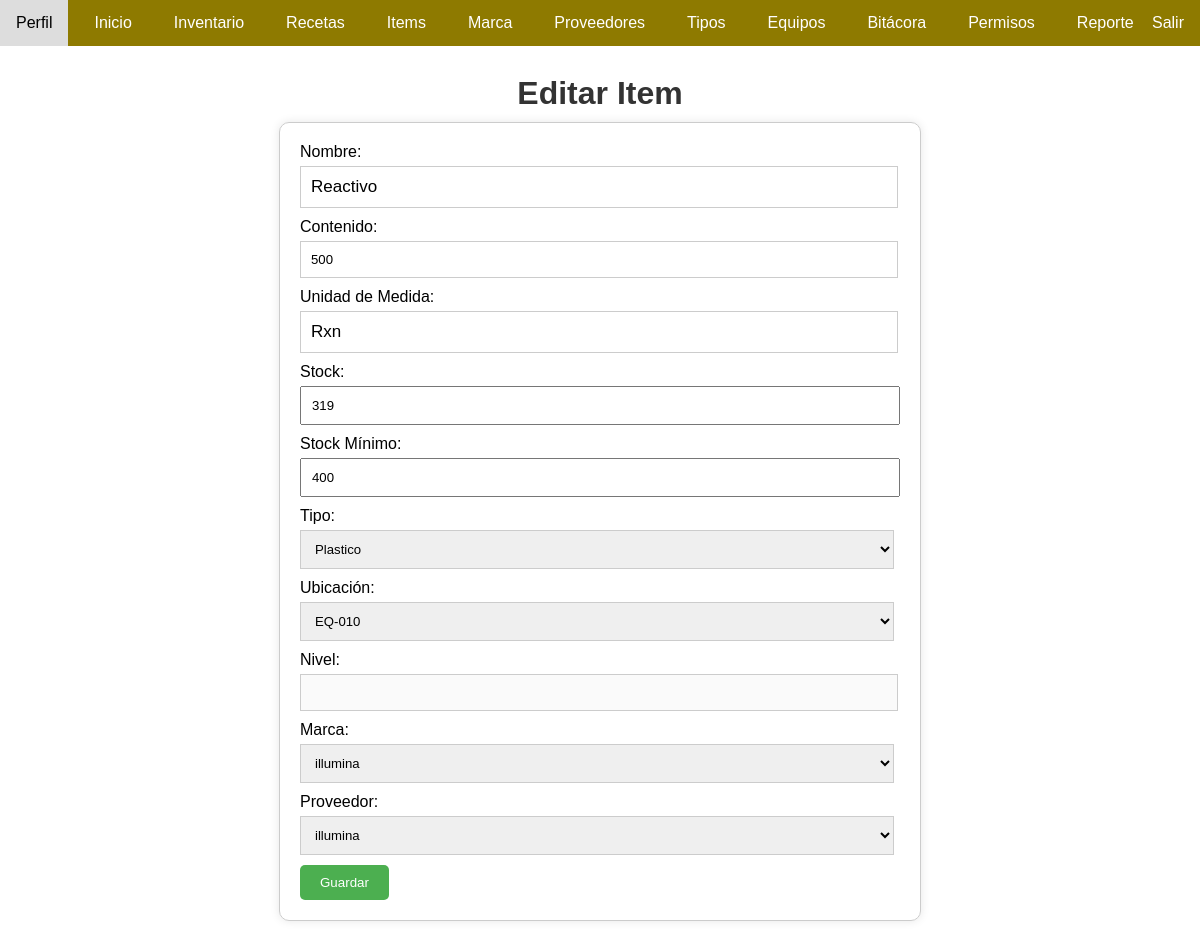
Screenshot of /editar-item/4/ (signed in) with the database file from the repository.
### app/models.py (models this page shows, shortened)
class Item(models.Model):
    nombre = models.CharField(max_length=60, null=False, verbose_name='nombre')
    contenido = models.IntegerField(null=False)
    unidad_de_medida = models.CharField(max_length=30, null=False, verbose_name='unidad_medida')
    stock = models.IntegerField(default=0, blank=True)
    stock_minimo = models.IntegerField(default=0, blank=True)  # Campo agregado
    types = models.ManyToManyField(Type, related_name='items')
    locations = models.ManyToManyField(Location, related_name='items')
    marcas = models.ManyToManyField(Marca, related_name='items')
    proveedores = models.ManyToManyField(Proveedor, related_name='items')
    usuario = models.ForeignKey(User, on_delete=models.SET_NULL, null=True, blank=True)

### app/views.py (the view)
# urls.py: path('editar-item/<int:item_id>/', views.editar_item, name='editar_item'),
@permission_required('app.change_item')
@login_required
def editar_item(request, item_id):
    item = get_object_or_404(Item, id=item_id)
    types = Type.objects.all()
    locations = Location.objects.all()
    marcas = Marca.objects.all()
    proveedores = Proveedor.objects.all()
    if request.method == 'POST':
        form = ItemForm(request.POST, instance=item)
        if form.is_valid():
            item = form.save(commit=False)
            item.usuario = request.user
            item.save()
            form.save_m2m()  # Guardar relaciones Many-to-Many
            descripcion_personalizada = request.POST.get('descripcion_personalizada', '')
            if not descripcion_personalizada:
                messages.warning(request, 'No se proporcionó ninguna descripción personalizada.')
                Bitacora.objects.create(
                    accion='Actualizar',
                    usuario=request.user,
                    modelo='Item',
                    instancia_id=item.id,
                    descripcion=''
                )
            else:
                Bitacora.objects.create(
                    accion='Actualizar',
                    usuario=request.user,
                    modelo='Item',
                    instancia_id=item.id,
                    descripcion=descripcion_personalizada
                )
                messages.success(request, 'Se modificó correctamente el item con la descripción personalizada.')
            return redirect('listar_items')
        else:
            print(form.errors)  # Print form errors to debug
    else:
        form = ItemForm(instance=item)
    return render(request, 'editar_item.html', {
        'form': form,
        'item': item,
        'types': types,
        'locations': locations,
        'marcas': marcas,
        'proveedores': proveedores
    })

### app/forms.py
class ItemForm(forms.ModelForm):
    class Meta:
        model = Item
        fields = ['nombre', 'contenido', 'unidad_de_medida', 'stock', 'stock_minimo', 'types', 'locations', 'marcas', 'proveedores']
        widgets = {
            'types': forms.CheckboxSelectMultiple,
            'locations': forms.CheckboxSelectMultiple,
            'marcas': forms.CheckboxSelectMultiple,
            'proveedores': forms.CheckboxSelectMultiple,
        }

### app/templates/editar_item.html (shortened to what this page needs)
{% load static %}
<!DOCTYPE html>
<html lang="en">
<head>
    <link rel="stylesheet" type="text/css" href="{% static 'css/crear_item.css' %}">
</head>
<body>
    <nav class="navbar">
        <ul>
            <li><a href="/perfil/">Perfil</a></li>
            <li><a href="/">Inicio</a></li>
            {% if perms.app.view_registro %}
            <li><a href="/inventario/">Inventario</a></li>
            {% endif %}
            <li><a href="/recetas/">Recetas</a></li>
            {% if perms.app.view_item %}
            <li><a href="{% url 'listar_items' %}">Items</a></li>
            {% endif %}
            {% if perms.app.view_marca %}
            <li><a href="/marca/">Marca</a></li>
            {% endif %}
            {% if perms.app.view_proveedor %}
            <li><a href="/proveedores/">Proveedores</a></li>
            {% endif %}
            {% if perms.app.view_type %}
            <li><a href="/tipos/">Tipos</a></li>
            {% endif %}
            {% if perms.app.view_locatios %}
            <li><a href="/listar-locations/">Equipos</a></li>
            {% endif %}
            {% if perms.app.view_bitacora %}
            <li><a href="/bitacora/">Bitácora</a></li>
            {% endif %}
            {% if perms.app.view_auth_permission %}
            <li><a href="/asignar-permisos/">Permisos</a></li>
            {% endif %}
            <li><a href="/usos-receta/">Reporte</a></li>
            <li>
                <div class="cerrar-sesion"><a href="{% url 'salir' %}" class="cerrar-sesion">Salir</a></div>
            </li>
        </ul>
    </nav>
    <div class="container">
        <br><br><br>
        <h1>Editar Item</h1>
        <form id="editForm" method="POST">
            <div>
                <label for="nombre">Nombre:</label>
                <input type="text" id="nombre" name="nombre" value="{{ item.nombre }}" required>
            </div>
            <div>
                <label for="contenido">Contenido:</label>
                <input type="text" id="contenido" name="contenido" value="{{ item.contenido }}" required>
            </div>
            <div>
                <label for="unidad_de_medida">Unidad de Medida:</label>
                <input type="text" id="unidad_de_medida" name="unidad_de_medida" value="{{ item.unidad_de_medida }}" required>
            </div>
            <div>
                <label for="stock">Stock:</label>
                <input type="number" id="stock" name="stock" value="{{ item.stock }}" required>
            </div>
            <div>
                <label for="stock_minimo">Stock Mínimo:</label>
                <input type="number" id="stock_minimo" name="stock_minimo" value="{{ item.stock_minimo }}" required>
            </div>
            <div>
                <label for="types">Tipo:</label>
                <select id="types" name="types" required>
                    {% for type in types %}
                    <option value="{{ type.id }}" {% if type.id == item.types.id %} selected {% endif %}>{{ type.nombre }}</option>
                    {% endfor %}
                </select>
            </div>
            <div>
                <label for="locations">Ubicación:</label>
                <select id="locations" name="locations" required onchange="changeLocation()">
                    {% for location in locations %}
                    <option value="{{ location.id }}" data-nivel="{{ location.nivel }}" {% if location.id == item.locations.id %} selected {% endif %}>{{ location.equipo }}</option>
                    {% endfor %}
                </select>
            </div>
            <div>
                <label for="nivel">Nivel:</label>
                <input type="text" id="nivel" name="nivel" value="{{ item.locations.nivel }}" disabled>
            </div>
            <div>
                <label for="marcas">Marca:</label>
                <select id="marcas" name="marcas" required>
                    {% for marca in marcas %}
                    <option value="{{ marca.id }}" {% if marca.id == item.marcas.id %} selected {% endif %}>{{ marca.nombre }}</option>
                    {% endfor %}
                </select>
            </div>
            <div>
                <label for="proveedores">Proveedor:</label>
                <select id="proveedores" name="proveedores" required>
                    {% for proveedor in proveedores %}
                    <option value="{{ proveedor.id }}" {% if proveedor.id == item.proveedores.id %} selected {% endif %}>{{ proveedor.nombre }}</option>
                    {% endfor %}
                </select>
            </div>
            <button type="button" id="submitBtn">Guardar</button>
        </form>
        <br><br><br>
    </div>
</body>
</html>

### app/static/css/crear_item.css (style rules this page uses)
body { margin: 0; padding: 0%; font-family: Arial, sans-serif; }
.navbar { background-color: #8E7A00; overflow: hidden; margin: auto; position: fixed; top: 0; left: 0; width: 100%; }
.navbar ul { list-style-type: none; margin: 0; padding: 0; overflow: hidden; display: flex; }
.navbar ul li { margin-right: 10px; }
.navbar ul li a { display: block; color: white; text-align: center; padding: 14px 16px; text-decoration: none; }
.navbar ul li a.cerrar-sesion { position: absolute; color: white; text-align: center; padding: 14px 16px; text-decoration: none; right: 0; }
h1 { color: #333; margin-bottom: 10px; text-align: center; }
form { width: 50%; margin: 0 auto; padding: 20px; border: 1px solid #ccc; border-radius: 10px; box-shadow: 0 0 10px rgba(0, 0, 0, 0.1); }
label { display: block; margin-bottom: 5px; }
input[type="text"], input[type="email"], textarea, input[type="url"], #id_cantidad, #id_status { width: 96%; padding: 10px; margin-bottom: 10px; border: 1px solid #ccc; font-family: sans-serif; font-size: 17px; }
#types, #locations, #marcas, #proveedores { width: 99%; padding: 10px; margin-bottom: 10px; border: 1px solid #ccc; font-family: sans-serif; font-size: 1.1vw; }
button { background-color: #4CAF50; color: #fff; padding: 10px 20px; border: none; border-radius: 5px; cursor: pointer; }
#contenido, #unidad_medida,#ubicacion,#marca,#stock,#stock_minimo, #nivel { width: 96%; padding: 10px; margin-bottom: 10px; font-family: sans-serif; font-size: 1.1vw; cursor: default; }

### rows the page displays
Item: nombre "Reactivo", contenido "500", unidad_de_medida "Rxn", stock "319", stock_minimo "400"

### other values shown
form field types "Plastico"
form field locations "EQ-010"
form field marcas "illumina"
form field proveedores "illumina"
